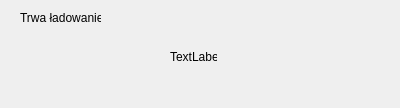
<?xml version="1.0" encoding="UTF-8"?>
<ui version="4.0">
 <class>Form</class>
 <widget class="QWidget" name="Form">
  <property name="geometry">
   <rect>
    <x>0</x>
    <y>0</y>
    <width>400</width>
    <height>108</height>
   </rect>
  </property>
  <property name="windowTitle">
   <string>Form</string>
  </property>
  <widget class="QLabel" name="loadLbl">
   <property name="geometry">
    <rect>
     <x>170</x>
     <y>50</y>
     <width>47</width>
     <height>13</height>
    </rect>
   </property>
   <property name="text">
    <string>TextLabel</string>
   </property>
  </widget>
  <widget class="QLabel" name="label">
   <property name="geometry">
    <rect>
     <x>20</x>
     <y>10</y>
     <width>81</width>
     <height>16</height>
    </rect>
   </property>
   <property name="text">
    <string>Trwa ładowanie</string>
   </property>
  </widget>
 </widget>
 <resources/>
 <connections/>
</ui>
